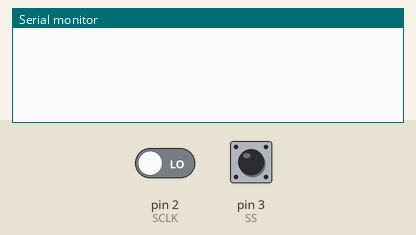
Simulated run of this sketch. Board: Arduino Uno, built with avr-gcc and run on an emulated ATmega328P. Shown: the last lines printed to the serial monitor. The test bench sets the inputs (shaded band); at power-on: pin 3 (SS) HIGH, pin 2 (SCLK) LOW.

Above: at 1.2 s.
1.3 s: pin 3 (SS) pulled LOW for 0.15 s
At 2.4 s:
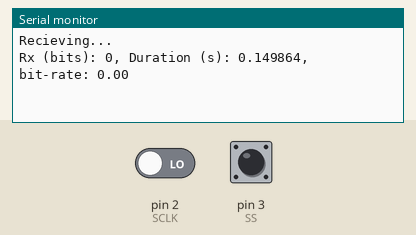
2.9 s: pin 3 (SS) pulled LOW for 1 s
At 3.7 s:
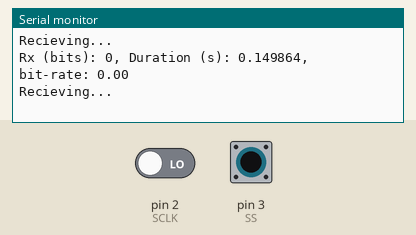

Measured:
- after the input at 1.3 s, the serial monitor: prints a new line at once (image 1)

The sketch:

spi_slave.ino
```cpp
#define SCLK 2
#define SS 3
#define MOSI 4
#define MISO 5
#define MAX_RX_BYTES 255

void setup() {
  Serial.begin(9600);
  pinMode(SCLK, INPUT);
  pinMode(SS, INPUT);
  pinMode(MOSI, INPUT);
  pinMode(MISO, OUTPUT);

  digitalWrite(SS, HIGH); // Active low chip select
}


void spi_slave() {
  Serial.println("Recieving...");
  Serial.println();

  uint8_t prev_clk = LOW;
  uint8_t curr_clk = LOW;

  char curr_byte = 0;
  char rx_bytes[MAX_RX_BYTES];

  uint8_t byte_pos = 0;
  int8_t bit_pos = 7;

  unsigned long start = micros();
  while (digitalRead(SS) == LOW) {
    curr_clk = digitalRead(SCLK);
    if (curr_clk == HIGH && prev_clk == LOW) {

      // Read bit from MOSI
      char rx_bit = digitalRead(MOSI);
      curr_byte |= (rx_bit << bit_pos);
      bit_pos--;

      if (bit_pos < 0) {
        rx_bytes[byte_pos] = curr_byte;
        byte_pos++;
        bit_pos = 7;
        curr_byte = 0;
      }
    }
    prev_clk = curr_clk;
  }
  unsigned long end = micros();

  rx_bytes[byte_pos] = '\0';
  Serial.println(rx_bytes);

  int bits = 8 * byte_pos;
  float secs = (float)(end - start) / 1000000.0;
  float bit_rate = bits / secs;
  Serial.print("Rx (bits): ");
  Serial.print(bits);
  Serial.print(", Duration (s): ");
  Serial.print(secs, 6);        // 6 decimal places
  Serial.print(", bit-rate: ");
  Serial.println(bit_rate, 2);  // 2 decimal places
}

uint8_t prev_sel = LOW;
uint8_t chip_sel = HIGH;
void loop() {
  // Check for rising edge on Chip select
  chip_sel = digitalRead(SS);
  if (chip_sel == LOW && prev_sel == HIGH) {
    spi_slave();
  }
  prev_sel = chip_sel;
}
```
